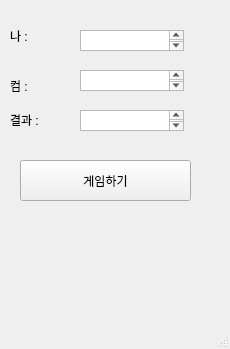
<?xml version="1.0" encoding="UTF-8"?>
<ui version="4.0">
 <class>MainWindow</class>
 <widget class="QMainWindow" name="MainWindow">
  <property name="geometry">
   <rect>
    <x>0</x>
    <y>0</y>
    <width>230</width>
    <height>349</height>
   </rect>
  </property>
  <property name="windowTitle">
   <string>MainWindow</string>
  </property>
  <widget class="QWidget" name="centralwidget">
   <widget class="QLabel" name="lbl_mine">
    <property name="geometry">
     <rect>
      <x>10</x>
      <y>30</y>
      <width>56</width>
      <height>12</height>
     </rect>
    </property>
    <property name="text">
     <string>나 :</string>
    </property>
   </widget>
   <widget class="QLabel" name="lbl_com">
    <property name="geometry">
     <rect>
      <x>10</x>
      <y>80</y>
      <width>56</width>
      <height>12</height>
     </rect>
    </property>
    <property name="text">
     <string>컴 :</string>
    </property>
   </widget>
   <widget class="QLabel" name="lbl_result">
    <property name="geometry">
     <rect>
      <x>10</x>
      <y>110</y>
      <width>56</width>
      <height>20</height>
     </rect>
    </property>
    <property name="text">
     <string>결과 :</string>
    </property>
   </widget>
   <widget class="QPlainTextEdit" name="pte_mine">
    <property name="geometry">
     <rect>
      <x>80</x>
      <y>30</y>
      <width>104</width>
      <height>21</height>
     </rect>
    </property>
   </widget>
   <widget class="QPlainTextEdit" name="pte_com">
    <property name="geometry">
     <rect>
      <x>80</x>
      <y>70</y>
      <width>104</width>
      <height>21</height>
     </rect>
    </property>
   </widget>
   <widget class="QPlainTextEdit" name="pte_result">
    <property name="geometry">
     <rect>
      <x>80</x>
      <y>110</y>
      <width>104</width>
      <height>21</height>
     </rect>
    </property>
   </widget>
   <widget class="QPushButton" name="pb">
    <property name="geometry">
     <rect>
      <x>20</x>
      <y>160</y>
      <width>171</width>
      <height>41</height>
     </rect>
    </property>
    <property name="text">
     <string>게임하기</string>
    </property>
   </widget>
  </widget>
  <widget class="QMenuBar" name="menubar">
   <property name="geometry">
    <rect>
     <x>0</x>
     <y>0</y>
     <width>230</width>
     <height>21</height>
    </rect>
   </property>
  </widget>
  <widget class="QStatusBar" name="statusbar"/>
 </widget>
 <resources/>
 <connections/>
</ui>
